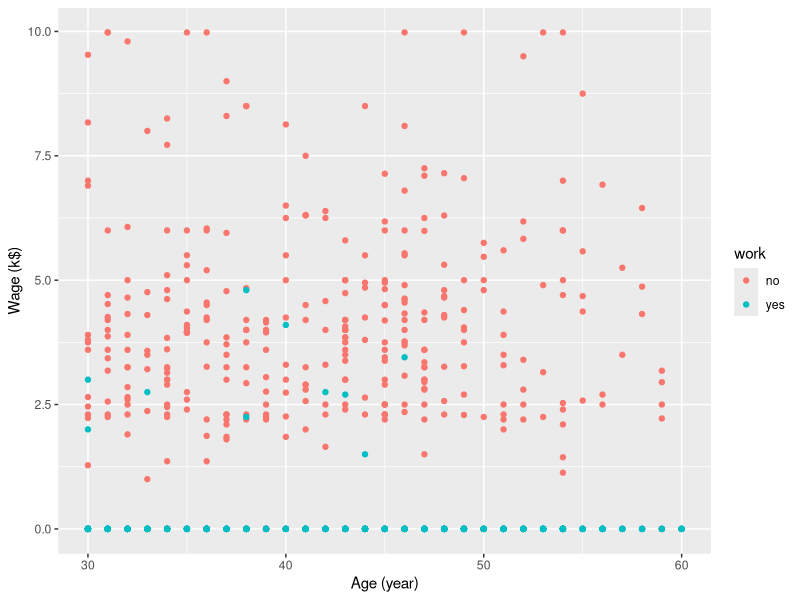
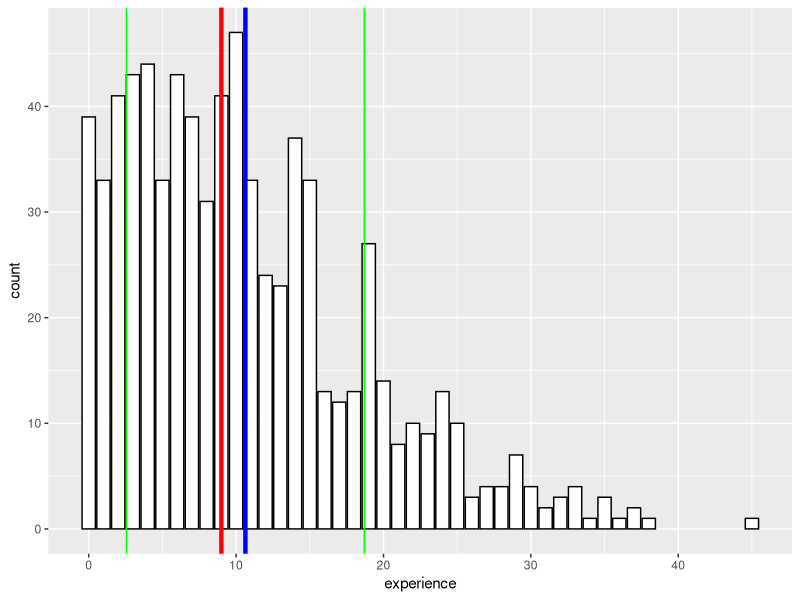
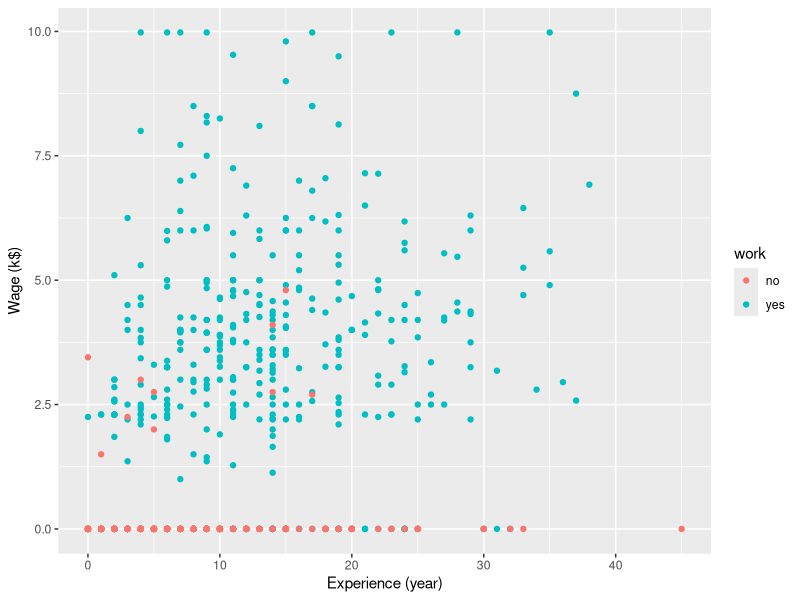
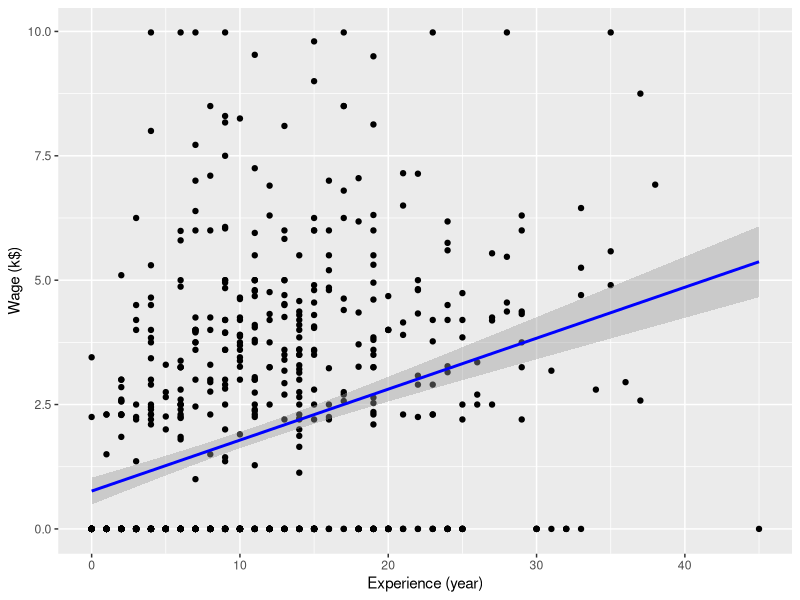
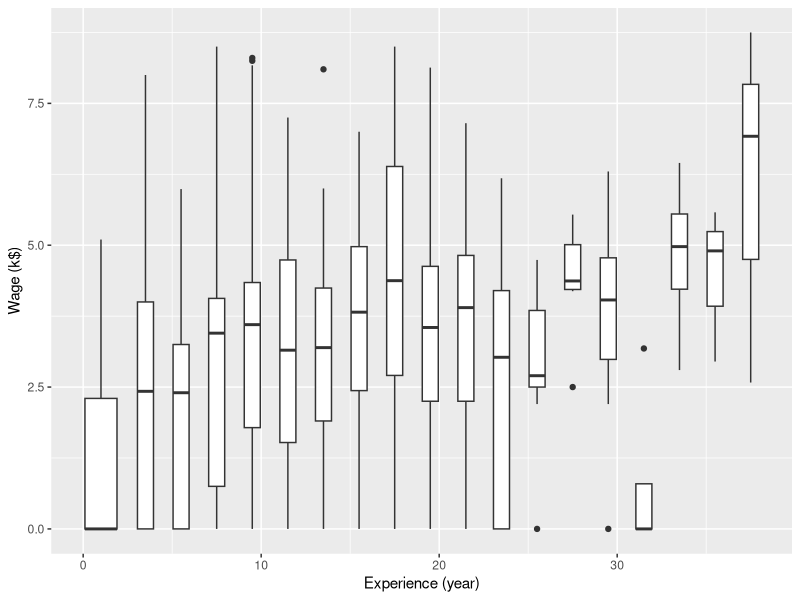
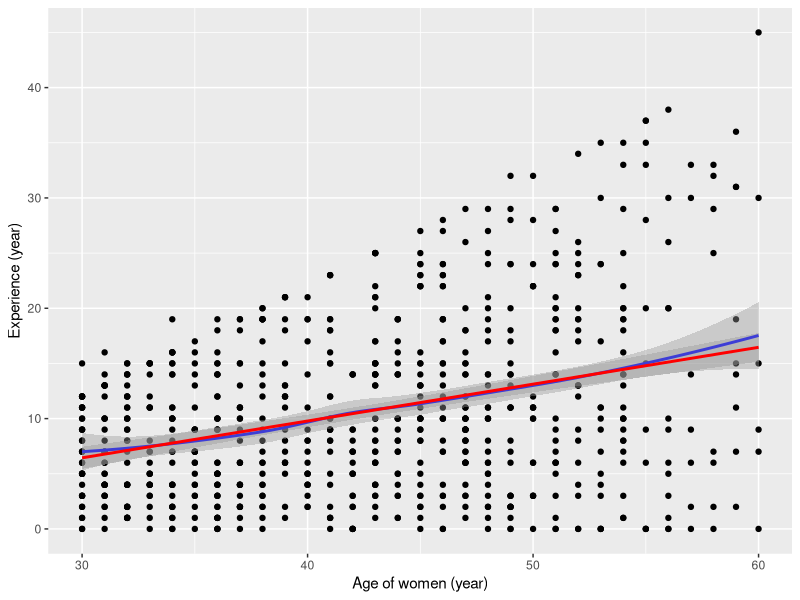
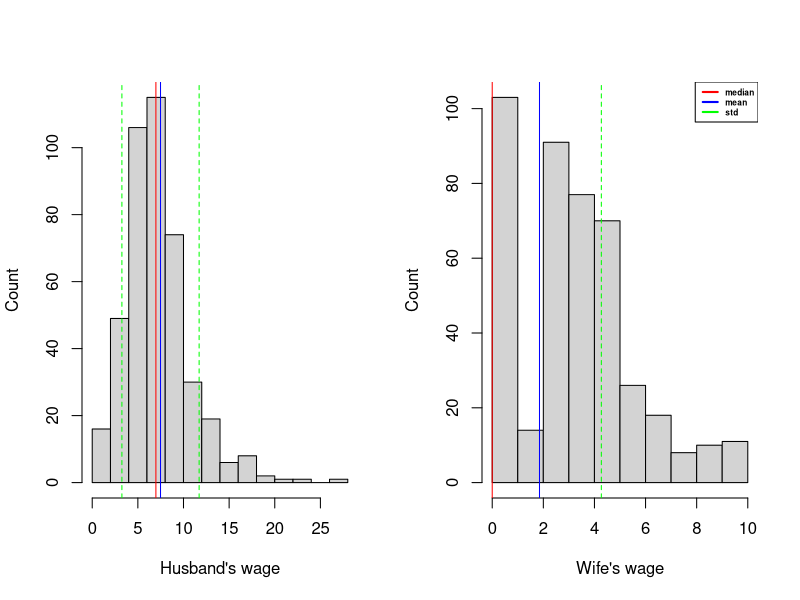
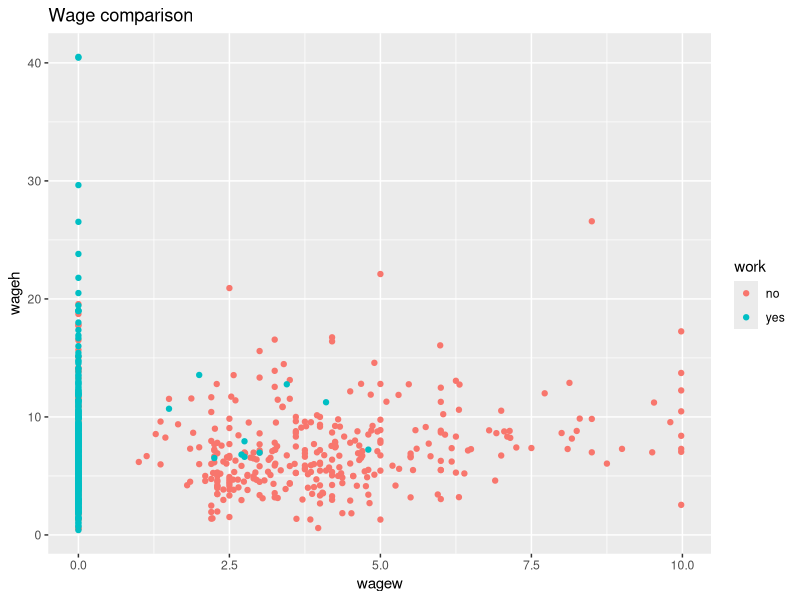

R code for these plots, in order:
## ---- chunk 1
knitr::opts_chunk$set(echo = TRUE)
## ---- chunk 2
library(ggplot2)
library(plyr)
library(reshape2)
my_data = read.csv("Data/Mroz.csv")

# Not all columns are inreresting to sum up (too much otherwise)
# Here, we focus on columns about women
summary(my_data[c(3, 4, 5, 6, 9, 17, 19)])

## ---- chunk 3
p0 <- ggplot(data=my_data, aes(x=agew, y=wagew, color=work)) + 
  labs(x="Age (year)", y="Wage (k$)") +
  geom_point()
p0
## ---- chunk 4
data_clean = read.csv("Data/Mroz_cleaned.csv")
## ---- chunk 5
# Stats
median_exp <- median(data_clean$experience)
mean_exp <- mean(data_clean$experience)
sd_exp <- sd(data_clean$experience)

#Display stats
median_exp
mean_exp
sd_exp

#Plot
p1 <- ggplot(data=data_clean, aes(experience)) + 
  geom_bar(fill="white", colour = "black") + 
  geom_vline(xintercept = median_exp, color="red", size = 1.5) +
  geom_vline(xintercept = mean_exp, colour = "blue", size = 1.5) + 
  geom_vline(xintercept = mean_exp-sd_exp, colour="green") + 
  geom_vline(xintercept = mean_exp+sd_exp, colour="green") 

p1
## ---- chunk 6
p2 <- ggplot(data=data_clean, aes(experience, wagew, color=work)) + 
  geom_point() + 
  labs(x="Experience (year)", y="Wage (k$)")

p2
## ---- chunk 7
p3 <- ggplot(data=data_clean, aes(experience, wagew)) + 
  geom_point() + 
  geom_smooth(method = "lm", color = "blue") + 
  labs(x="Experience (year)", y="Wage (k$)")

p3

# Check exact correlation between the two
cor(data_clean$experience, data_clean$wagew)
## ---- chunk 8
# Women who are working, without outliers(huge wages)
data_without_hW <- subset(data_clean, data_clean$work=="yes" & data_clean$wagew<9 )

p4 <- ggplot(data=data_without_hW, aes(x=experience, y=wagew, group=cut_interval(x = experience, length = 2))) + 
  geom_boxplot() +
  labs(x="Experience (year)", y="Wage (k$)")

p4
## ---- chunk 9
working_w <- subset(data_clean, data_clean$work=="yes")

p5 <- ggplot(data=data_clean, aes(agew, experience)) + 
  geom_point() + 
  geom_smooth(color = "blue") + #loess method
  geom_smooth(method = "lm", color="red") + 
  labs(x="Age of women (year)", y="Experience (year)")

p5

cor(data_clean$agew, data_clean$experience)
cor(working_w$agew, working_w$experience)
## ---- chunk 10
meanw = mean(my_data$wagew)
meanh = mean(my_data$wageh)

stdw = sd(my_data$wagew)
stdh=sd(my_data$wageh)

medianw = median(my_data$wagew)
medianh = median(my_data$wageh)

## ---- chunk 11
par(mfrow=c(1,2))

hist(working_w$wageh,xlab="Husband's wage", ylab="Count", main="")
abline(v = medianh, col = "red")
abline(v = meanh, col = "blue")
abline(v = meanh+stdh, col = "green", lty = 2)
abline(v = meanh-stdh, col = "green", lty = 2)

hist(working_w$wagew,xlab="Wife's wage", ylab="Count",main="")
abline(v = medianw, col = "red")
abline(v = meanw, col = "blue")
abline(v = meanw+stdw, col = "green", lty = 2)
abline(v = meanw-stdw, col = "green", lty = 2)
legend("topright",c("median","mean","std"),col=c("red","blue","green"),lwd=2,text.font=2,cex = 0.5)

## ---- chunk 12

qplot(data=my_data ,x=wagew, y=wageh,color=work,main="Wage comparison")

## ---- chunk 13
qplot(data=working_w,x=wagew, y=wageh,main="Wage comparison")
## ---- chunk 14
ggplot(data=working_w ,aes(x=wagew, y=wageh)) + 
  geom_smooth(method="lm") +
  labs(x="Wage of women (k$)", y="Wage of husbands (k$)") +
  geom_point()

## ---- chunk 15
ggplot(data=working_w, aes(x=wagew, y=wageh , group=cut_interval(x=wagew, length=1))) + 
  geom_boxplot()

## ---- chunk 16
 

#ggplot(subset(data.m, value > 0), aes(x = value, y = variable, fill=variable)) + geom_bar(stat = "identity") + xlab("Number of children in Family") +ylab("Count")

ggplot(my_data, aes(child6+child618)) + geom_bar()

## ---- chunk 17

ggplot(my_data, aes( factor(ifelse((child6+child618) > 0, 1, 0)), hoursh)) + geom_violin(scale="area") + xlab("Children in the family (yes = 1/no = 0)") + ylab("Hours worked by husband")

cor(my_data$hoursw,ifelse((my_data$child6+my_data$child618) > 0, 1, 0))

ggplot(my_data, aes( factor(ifelse((child6+child618) > 0, 1, 0)), hoursw)) + geom_violin(scale="area") + xlab("Children in the family (yes = 1/no = 0)") + ylab("Hours worked by wife")

cor(my_data$hoursh,ifelse((my_data$child6+my_data$child618) > 0, 1, 0))

ggplot(my_data, aes( factor(ifelse((child6+child618) > 0, 1, 0)), hoursw+hoursh)) + geom_violin(scale="area") + xlab("Children in the family (yes = 1/no = 0)") + ylab("Hours worked by both husband and wife")
cor((my_data$hoursh + my_data$hoursw),ifelse((my_data$child6+my_data$child618) > 0, 1, 0))



## ---- chunk 18


ggplot(my_data, aes( factor(child6+child618), hoursw)) + geom_boxplot() + xlab("Amount of Children") + ylab("Hours worked by wife")
ggplot(my_data, aes( factor(child6+child618), hoursh)) + geom_boxplot() + xlab("Amount of Children") + ylab("Hours worked by husband")

cor(my_data$hoursw, my_data$child6 + my_data$child618 )
cor(my_data$hoursh, my_data$child6 + my_data$child618 )
